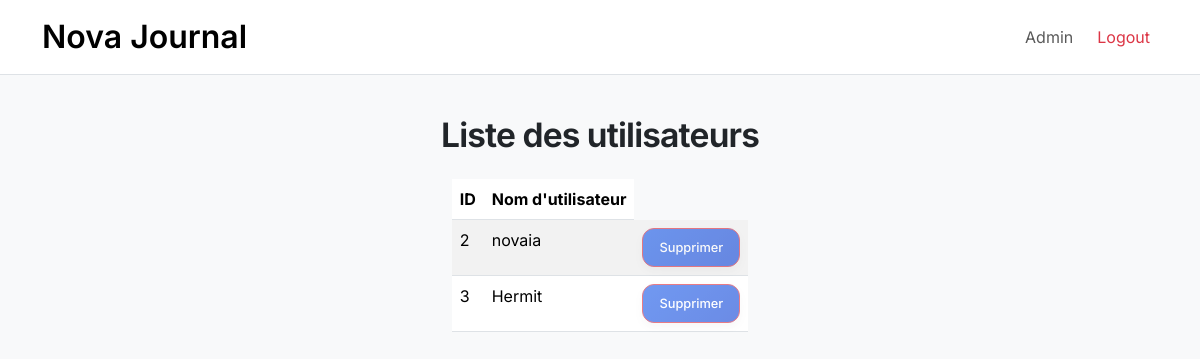
/admin (signed in), run on the app's committed database.
### tables this page shows
CREATE TABLE users (
    id INTEGER PRIMARY KEY AUTOINCREMENT,
    nom TEXT NOT NULL,
    username TEXT NOT NULL UNIQUE,
    hash TEXT NOT NULL
);

### app.py (the view)
@app.route("/admin")
@login_required
def admin():
    users = db.execute("SELECT id, nom, username FROM users")
    return render_template("admin.html", users=users)

### app.py (called while the page is built)
@app.after_request
def after_request(response):
    response.headers["Cache-Control"] = "no-cache, no-store, must-revalidate"
    response.headers["Expires"] = 0
    response.headers["Pragma"] = "no-cache"
    return response

### helpers.py (called while the page is built)
def login_required(f):
    @wraps(f)
    def decorated_function(*args, **kwargs):
        if session.get("user_id") is None:
            return redirect("/login")
        return f(*args, **kwargs)
    return decorated_function

### templates/admin.html (shortened to what this page needs)
{% extends "layout.html" %}
{% block main %}
<h2 class="text-center mb-4">Liste des utilisateurs</h2>
<table class="table table-striped mx-auto w-auto">
    <thead>
        <tr>
            <th>ID</th>
            <th>Nom d'utilisateur</th>
        </tr>
    </thead>
    <tbody>
        {% for user in users %}
        <tr>
            <td>{{ user.id }}</td>
            <td>{{ user.username }}</td>
            <td>
                <form action="/delete_user" method="post">
                    <button class="btn btn-danger btn-sm" type="submit">
                        Supprimer
                    </button>
                </form>
            </td>
        </tr>
        {% endfor %}
    </tbody>
</table>
{% endblock %}

### static/styles.css (style rules this page uses)
:root { --font-ui: Inter, -apple-system, BlinkMacSystemFont, "Segoe UI", Roboto, Helvetica, Arial, sans-serif; }
html, body { font-family: var(--font-ui); font-weight: 400; color: #0f172a; -webkit-font-smoothing: antialiased; -moz-osx-font-smoothing: grayscale; }
h1, h2, h3, h4 { font-weight: 500; letter-spacing: -0.01em; }

### static/styles_journal.css (style rules this page uses)
:root { --bg-page: #f8f9fb; --bg-card: #ffffff; --text-main: #0f172a; --text-muted: #6b7280; --border: rgba(15, 23, 42, 0.08); --accent: #2563eb; --accent-soft: rgba(37, 99, 235, 0.15); --success: #15803d; --radius-lg: 18px; --radius: 14px; --radius-sm: 10px; --shadow-xs: 0 1px 2px rgba(0,0,0,0.04); --shadow-sm: 0 4px 12px rgba(15,23,42,0.06); --shadow-md: 0 10px 28px rgba(15,23,42,0.10); --shadow-lg: 0 20px 50px rgba(15,23,42,0.14); --font: -apple-system, BlinkMacSystemFont, "Inter", "Segoe UI", Roboto, Helvetica, Arial, sans-serif; }
* { box-sizing: border-box; }
h2 { font-size: 2.2rem; font-weight: 650; letter-spacing: -0.025em; text-align: center; margin-bottom: 24px; }
button { font-family: var(--font); background: none; border: none; color: var(--text-muted); font-size: 0.8rem; cursor: pointer; padding: 6px 8px; border-radius: 8px; transition: all 0.2s ease; }
button[type="submit"] { background: linear-gradient(135deg, #2563eb, #1d4ed8); color: white; padding: 9px 16px; border-radius: 12px; font-size: 0.8rem; font-weight: 500; box-shadow: var(--shadow-sm); }
form { display: flex; gap: 10px; flex-wrap: wrap; align-items: center; }
body { background: #fafafa; }
button { font-size: 0.75rem; opacity: 0.65; }
body { background: #f6f7f9; }
h2 { font-size: 2.1rem; font-weight: 650; margin-bottom: 12px; }

### data on the page
users: id "2", username "novaia"
users: id "3", username "Hermit"
